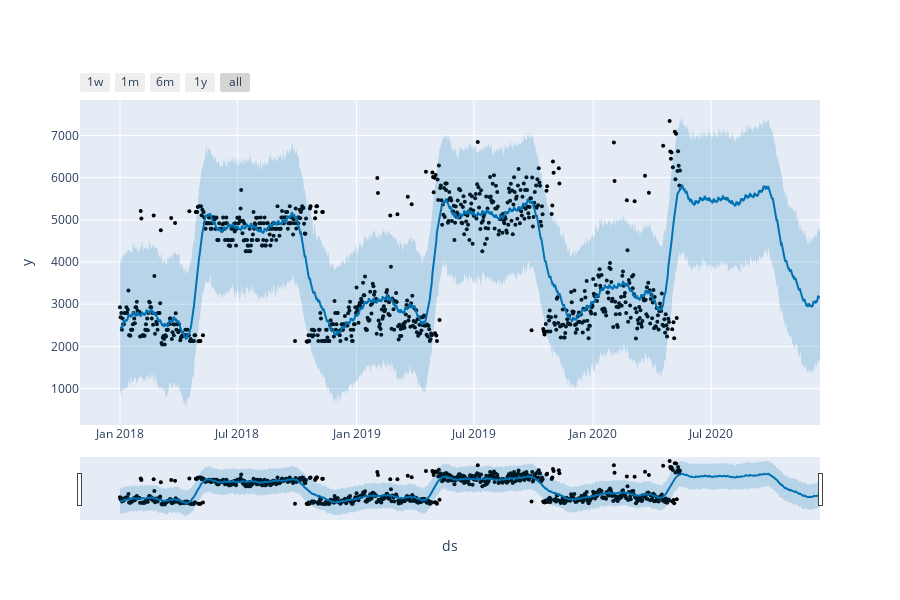

The notebook cell saved with this chart:
### Code cell
plot_plotly(m, forecast)

### Figure 1 — Plotly figure (JSON) as saved in the notebook; plotly's stock layout.template omitted (floating-point values rounded to 4 significant figures; data arrays with more than 128 entries replaced by an {"elided": "..."} marker saying what was removed)
{"data": [{"marker": {"color": "black", "size": 4}, "mode": "markers", "name": "Actual", "type": "scatter", "x": {"elided": "864 str values"}, "y": {"elided": "864 float values"}}, {"hoverinfo": "skip", "line": {"width": 0}, "mode": "lines", "type": "scatter", "x": {"elided": "1080 str values"}, "y": {"elided": "1080 float values"}}, {"fill": "tonexty", "fillcolor": "rgba(0, 114, 178, 0.2)", "line": {"color": "#0072B2", "width": 2}, "mode": "lines", "name": "Predicted", "type": "scatter", "x": {"elided": "1080 str values"}, "y": {"elided": "1080 float values"}}, {"fill": "tonexty", "fillcolor": "rgba(0, 114, 178, 0.2)", "hoverinfo": "skip", "line": {"width": 0}, "mode": "lines", "type": "scatter", "x": {"elided": "1080 str values"}, "y": {"elided": "1080 float values"}}], "layout": {"height": 600, "showlegend": false, "width": 900, "xaxis": {"rangeselector": {"buttons": [{"count": 7, "label": "1w", "step": "day", "stepmode": "backward"}, {"count": 1, "label": "1m", "step": "month", "stepmode": "backward"}, {"count": 6, "label": "6m", "step": "month", "stepmode": "backward"}, {"count": 1, "label": "1y", "step": "year", "stepmode": "backward"}, {"step": "all"}]}, "rangeslider": {"visible": true}, "title": {"text": "ds"}, "type": "date"}, "yaxis": {"title": {"text": "y"}}}}
